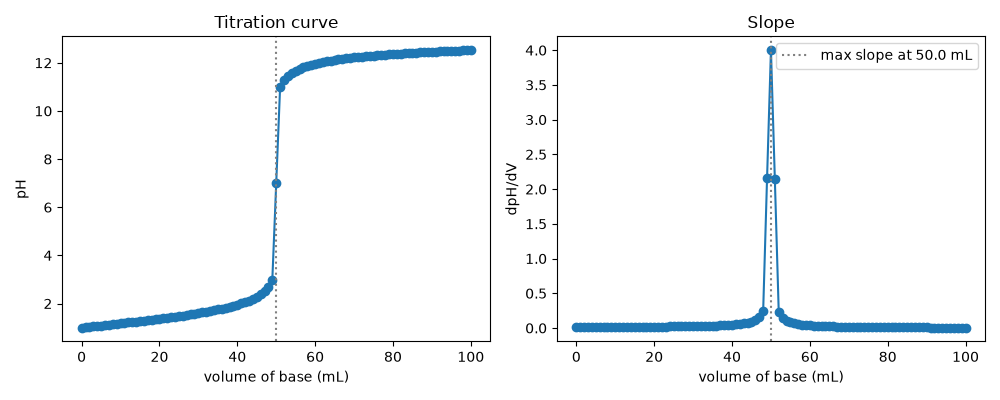

The Python source for this figure:
"""
PW2 Lab B Part 5 (bonus) -- find a titration's equivalence point.

titration.csv holds a titration curve: pH versus the volume of base added.
The equivalence point is the volume where the pH changes fastest (the steep
jump). Numerically, that is where the SLOPE of the pH curve is largest.
Run:  python titration.py
"""
import numpy as np
import matplotlib.pyplot as plt

# TODO 1: read titration.csv (columns volume_base, pH) into arrays V, pH.
data = np.loadtxt("titration.csv", delimiter=",", skiprows=1)
V  = data[:, 0]    
pH = data[:, 1]

# TODO 2: compute the slope of the pH curve with np.gradient(pH, V), and find
#         the volume where that slope is largest (np.argmax). That is the
#         equivalence point. Print it.
slope = np.gradient(pH, V)

# TODO 3: make two plots side by side: (left) pH vs volume with a line at the
#         equivalence point; (right) the slope vs volume, showing it peaks
#         at the equivalence point. Save as titration.png.

i = np.argmax(slope)
V_eq = V[i]
print(f"Equivalence point: {V_eq:.2f} mL")
fig, (ax1, ax2) = plt.subplots(1, 2, figsize=(10, 4))

ax1.plot(V, pH, "o-")
ax1.axvline(V_eq, color="gray", linestyle=":")
ax1.set_xlabel("volume of base (mL)")
ax1.set_ylabel("pH")
ax1.set_title("Titration curve")

ax2.plot(V, slope, "o-")
ax2.axvline(V_eq, color="gray", linestyle=":", label=f"max slope at {V_eq:.1f} mL")
ax2.set_xlabel("volume of base (mL)")
ax2.set_ylabel("dpH/dV")
ax2.set_title("Slope")
ax2.legend()

plt.tight_layout()
plt.savefig("titration.png")
